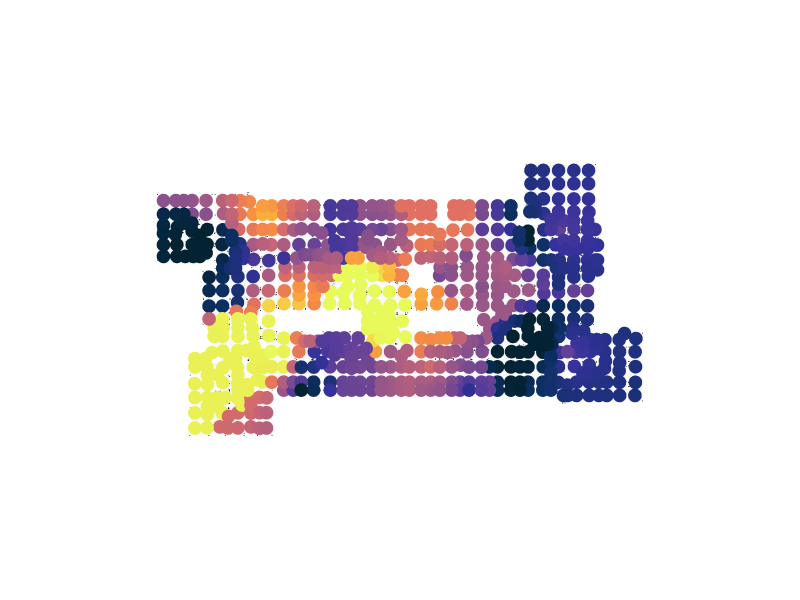

Notebook code cell kept with this figure:
### Markdown cell above
### Derive the colour of each vertex based on the interpolated value

### Code cell
# Robust color mapping: clip extremes and boost contrast so output is visually readable.
vis_values = []
for v in g_verts:
    d = Topology.Dictionary(v)
    vb = Dictionary.ValueAtKey(d, "visibility")
    if vb is not None:
        vis_values.append(float(vb))

if not vis_values:
    raise ValueError("No visibility values found on graph vertices.")

vis_values_sorted = sorted(vis_values)
n_vals = len(vis_values_sorted)

def _percentile(sorted_vals, p):
    if len(sorted_vals) == 1:
        return sorted_vals[0]
    idx = int((len(sorted_vals) - 1) * p)
    return sorted_vals[idx]

# Clip outliers for stronger visual contrast.
p_low = _percentile(vis_values_sorted, 0.05)
p_high = _percentile(vis_values_sorted, 0.95)

# Fallback if clipped range collapses.
if p_low == p_high:
    p_low = min(vis_values_sorted)
    p_high = max(vis_values_sorted)

# Gamma < 1 boosts mid-range contrast.
gamma = 0.75

for v in g_verts:
    d = Topology.Dictionary(v)
    vb = Dictionary.ValueAtKey(d, "visibility")
    vb = float(vb) if vb is not None else p_low

    if p_high == p_low:
        norm = 0.5
    else:
        norm = (vb - p_low) / (p_high - p_low)
        norm = max(0.0, min(1.0, norm))

    norm = norm ** gamma
    color = Color.AnyToHex(
        Color.ByValueInRange(norm, minValue=0, maxValue=1, colorScale="thermal")
    )

    d = Dictionary.SetValueAtKey(d, "vb_color", color)
    d = Dictionary.SetValueAtKey(d, "size", 16)
    d = Dictionary.SetValueAtKey(d, "visibility_norm", norm)
    _ = Topology.SetDictionary(v, d)

print(
    f"Visibility range(raw): min={min(vis_values_sorted):.2f}, max={max(vis_values_sorted):.2f} | "
    f"range(visual): p05={p_low:.2f}, p95={p_high:.2f}, gamma={gamma}"
)

# --- Visualize the per-vertex visibility heatmap (VS Code renderer) ---
vis_cluster = Cluster.ByTopologies(g_verts) if g_verts else None
Topology.Show(gallery, vis_cluster,
              vertexColorKey="vb_color",
              vertexSizeKey="size",
              showVertices=True,
              showEdges=False,
              faceColor=[235, 235, 235],
              faceOpacity=0.35,
              camera=[0, 0, 6],
              backgroundColor="white",
              width=800,
              height=600,
              renderer=renderer)

### Figure 1 — Plotly figure (JSON) as saved in the notebook; plotly's stock layout.template omitted (floating-point values rounded to 4 significant figures; data arrays with more than 128 entries replaced by an {"elided": "..."} marker saying what was removed)
{"data": [{"customdata": {"elided": "1282 str values"}, "hoverinfo": "text", "hovertemplate": {"elided": "1282 str values"}, "hovertext": {"elided": "1282 str values"}, "legendgroup": "1", "legendrank": 1, "marker": {"color": {"elided": "1282 str values"}, "line": {"width": 0}, "opacity": 1, "size": {"elided": "1282 float values"}, "sizemode": "diameter", "symbol": "circle"}, "mode": "markers", "name": "1: Untitled (Vertices)", "showlegend": false, "text": {"elided": "1282 str values"}, "textfont": {"size": 5}, "type": "scatter3d", "x": {"elided": "1282 float values"}, "y": {"elided": "1282 float values"}, "z": {"elided": "1282 int values"}}, {"cmax": 1, "cmin": 0, "color": "#EBEBEB", "colorscale": [[0, "#440154"], [0.1111, "#482878"], [0.2222, "#3e4989"], [0.3333, "#31688e"], [0.4444, "#26828e"], [0.5556, "#1f9e89"], [0.6667, "#35b779"], [0.7778, "#6ece58"], [0.8889, "#b5de2b"], [1, "#fde725"]], "flatshading": true, "hoverinfo": "text", "hovertext": "", "i": {"elided": "1306 int values"}, "j": {"elided": "1306 int values"}, "k": {"elided": "1306 int values"}, "legendgroup": "3", "legendrank": 3, "lighting": {"facenormalsepsilon": 0}, "name": "1: Untitled (Faces)", "opacity": 0.35, "showlegend": false, "showscale": false, "text": "", "type": "mesh3d", "x": {"elided": "1282 float values"}, "y": {"elided": "1282 float values"}, "z": {"elided": "1282 int values"}}, {"customdata": {"elided": "662 str values"}, "hoverinfo": "text", "hovertemplate": {"elided": "662 str values"}, "hovertext": {"elided": "662 str values"}, "legendgroup": "4", "legendrank": 4, "marker": {"color": {"elided": "662 str values"}, "line": {"width": 0}, "opacity": 1, "size": {"elided": "662 int values"}, "sizemode": "diameter", "symbol": "circle"}, "mode": "markers", "name": "2: Untitled (Vertices)", "showlegend": false, "text": {"elided": "662 str values"}, "textfont": {"size": 5}, "type": "scatter3d", "x": {"elided": "662 float values"}, "y": {"elided": "662 float values"}, "z": {"elided": "662 int values"}}], "layout": {"autosize": true, "height": 600, "margin": {"b": 40, "l": 40, "r": 40, "t": 40}, "paper_bgcolor": "#FFFFFF", "plot_bgcolor": "#FFFFFF", "scene": {"aspectmode": "data", "camera": {"center": {"x": 0, "y": 0, "z": 0}, "eye": {"x": 0, "y": 0, "z": 6}, "projection": {"type": "perspective"}, "up": {"x": 0, "y": 1, "z": 0}}, "xaxis": {"visible": false}, "yaxis": {"visible": false}, "zaxis": {"visible": false}}, "showlegend": true, "width": 800, "xaxis": {"showgrid": false, "visible": false, "zeroline": false}, "yaxis": {"showgrid": false, "visible": false, "zeroline": false}}}
